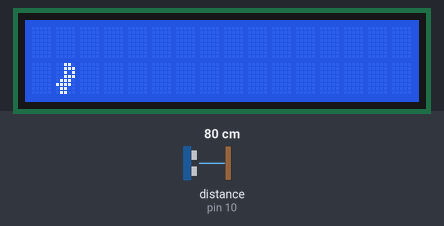
A sketch run on a simulated Arduino Uno, built with avr-gcc and run on an emulated ATmega328P. Shown: 16×2 character LCD. Wiring (inferred from the names in the program): ultrasonic range finder: trigger pin 9; echo pin 10. The test bench sets the inputs (shaded band); at power-on: distance to the obstacle (sensor on pin 10) 80 cm. The echo pulse lasts 58.3 µs per cm; random numbers use the default seed unless the sketch sets one.

Above: at 1.2 s.
1.3 s: distance to the obstacle (sensor on pin 10) set to 17 cm
4.1 s: distance to the obstacle (sensor on pin 10) set to 14 cm
At 4.29 s:
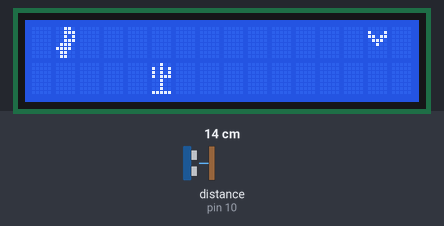
6.3 s: distance to the obstacle (sensor on pin 10) set to 18 cm
At 6.5 s:
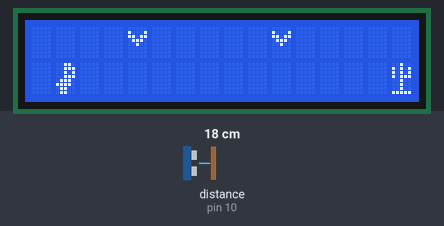
8.5 s: distance to the obstacle (sensor on pin 10) set to 2 cm
At 11.7 s:
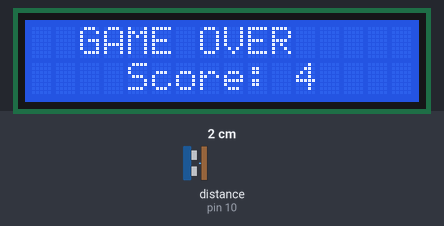
Timing chart, 0 to 13.2 s (numbered marks = the images above; inputs shaded):
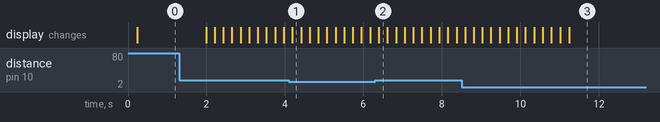

Measured:
- the behaviour switches between 16 and 15 cm on distance to the obstacle (sensor on pin 10) (found by bisection; images 0 and 1)

The sketch:

Danan_Dino_Game_Sound_Sensor.ino
```cpp
/*
  DINO GAME — 16x2 I2C LCD + Ultrasonic Sensor
  -----------------------------------------------------------------
  HARDWARE ASSUMED:
    - Standard 16x2 character LCD (HD44780-compatible),
      each character cell is 5x8 dots, with an I2C backpack
      (PCF8574-based, address usually 0x27 or 0x3F)
    - HC-SR04 ultrasonic distance sensor
    - Arduino Uno

  LIBRARY NEEDED (Library Manager):
    - "LiquidCrystal I2C" (Frank de Brabander or Marco Schwartz fork)

  IF THE SCREEN SHOWS GARBAGE OR NOTHING:
    Try address 0x3F instead of 0x27 (run an I2C scanner sketch
    if you're not sure which your backpack uses).

  WIRING:
    LCD backpack: SDA -> A4, SCL -> A5, VCC -> 5V, GND -> GND
    HC-SR04:      VCC -> 5V, GND -> GND
                  TRIG -> pin 9
                  ECHO -> pin 10

  HOW THE DISPLAY IS USED:
    The dino lives in a fixed column. The bottom character row
    is the "ground" — the dino stands there by default. The top
    character row is the "jump" position.

    Obstacles scroll in from the right, one per column, and are
    one of two kinds:
      - Cactus (ground obstacle): blocks the BOTTOM row. You must
        be jumping (hand close) to clear it.
      - Pterodactyl (air obstacle): blocks the TOP row. You must
        be on the ground (hand away) to clear it.

  GAMEPLAY:
    Hold your hand within JUMP_DISTANCE_CM of the sensor and the
    dino jumps up and STAYS up for as long as your hand stays
    close. Move your hand farther away and the dino comes back
    down to the ground immediately. There's no gravity/arc timing
    to fight — it's a simple "hand close = up, hand away = down"
    switch, so you control exactly when the dino is in the air.

    Hitting an obstacle in whichever row the dino is currently in
    ends the game; score is how many obstacles you clear.

  DIFFICULTY / UNPREDICTABILITY:
    - Gap between obstacles is randomized within a range instead
      of a fixed spacing, so you can't settle into a rhythm.
    - Only ever ONE obstacle at a time — no back-to-back combos —
      so there's always a fair, guaranteed gap to react in.
    - The game starts slow and steps up in speed every 10 points,
      instead of speeding up continuously, so the difficulty ramp
      is predictable in when it happens even if the obstacles
      aren't.
*/

#include <Wire.h>
#include <LiquidCrystal_I2C.h>

const uint8_t LCD_ADDRESS = 0x27; // change to 0x3F if screen doesn't work
LiquidCrystal_I2C lcd(LCD_ADDRESS, 16, 2);

// ---------- Pin setup ----------
const uint8_t TRIG_PIN = 9;
const uint8_t ECHO_PIN = 10;

// ---------- Game constants ----------
const uint8_t GRID_W = 16;            // 16 character columns
const uint8_t DINO_COL = 1;           // dino stays in this fixed column
const uint8_t GROUND_ROW = 1;         // bottom character row = ground
const uint8_t JUMP_ROW = 0;           // top character row = up in the air

const float JUMP_DISTANCE_CM = 15.0;  // hand closer than this = jump / stay up

// --- speed ramp: starts slow, steps faster every POINTS_PER_LEVEL points ---
const unsigned long START_TICK_MS = 220;   // starting speed (slow)
const unsigned long MIN_TICK_MS = 90;      // fastest the game will ever get
const unsigned long TICK_MS_PER_LEVEL = 15;// ms shaved off per level
const uint8_t POINTS_PER_LEVEL = 10;       // score needed to reach the next level

// --- spacing: randomized so obstacle rhythm can't be memorized ---
// MIN_SPACING is kept generously wide so there's always a fair, single
// clear obstacle to react to — never two things back-to-back.
const uint8_t MIN_SPACING = 5;
const uint8_t MAX_SPACING = 9;

// ---------- Custom character slots ----------
const uint8_t DINO_CHAR_SLOT = 0;
const uint8_t CACTUS_CHAR_SLOT = 1;
const uint8_t PTERODACTYL_CHAR_SLOT = 2;

byte dinoGlyph[8] = {
  0b00110,
  0b00111,
  0b00101,
  0b00111,
  0b01110,
  0b11110,
  0b01100,
  0b01100
};

byte cactusGlyph[8] = {
  0b00100,
  0b10101,
  0b10101,
  0b10111,
  0b00100,
  0b00100,
  0b00100,
  0b11111
};

byte pterodactylGlyph[8] = {
  0b00000,
  0b10001,
  0b11011,
  0b01110,
  0b00100,
  0b00000,
  0b00000,
  0b00000
};

// ---------- Game state ----------
// obstacleRow[x]: -1 = nothing in this column
//                  0 = pterodactyl, blocks TOP row (JUMP_ROW)
//                  1 = cactus, blocks BOTTOM row (GROUND_ROW)
int8_t obstacleRow[GRID_W];

uint8_t dinoCharRow = GROUND_ROW; // current row the dino occupies

unsigned long lastTick = 0;
bool gameOver = false;
int score = 0;

int8_t columnsUntilSpawn = MIN_SPACING; // countdown to next obstacle spawn

// ---------- Ultrasonic distance read ----------
float readDistanceCM() {
  digitalWrite(TRIG_PIN, LOW);
  delayMicroseconds(2);
  digitalWrite(TRIG_PIN, HIGH);
  delayMicroseconds(10);
  digitalWrite(TRIG_PIN, LOW);

  long duration = pulseIn(ECHO_PIN, HIGH, 25000UL); // 25ms timeout (~4m range)
  if (duration == 0) return 999.0; // no echo = treat as "far away"

  return duration * 0.0343 / 2.0; // speed of sound conversion to cm
}

// ---------- Game setup / reset ----------
void resetGame() {
  dinoCharRow = GROUND_ROW;
  score = 0;
  gameOver = false;

  for (uint8_t i = 0; i < GRID_W; i++) obstacleRow[i] = -1;

  columnsUntilSpawn = random(MIN_SPACING, MAX_SPACING + 1);
}

void setup() {
  pinMode(TRIG_PIN, OUTPUT);
  pinMode(ECHO_PIN, INPUT);

  lcd.init();
  lcd.backlight();
  lcd.createChar(DINO_CHAR_SLOT, dinoGlyph);
  lcd.createChar(CACTUS_CHAR_SLOT, cactusGlyph);
  lcd.createChar(PTERODACTYL_CHAR_SLOT, pterodactylGlyph);

  randomSeed(analogRead(A0)); // unused analog pin for entropy

  resetGame();
}

// ---------- Current game speed based on score ----------
unsigned long currentTickMs() {
  uint8_t level = score / POINTS_PER_LEVEL;
  unsigned long speedUp = (unsigned long)level * TICK_MS_PER_LEVEL;
  if (speedUp >= START_TICK_MS - MIN_TICK_MS) return MIN_TICK_MS;
  return START_TICK_MS - speedUp;
}

// ---------- Shift the world left, spawn new obstacles, score ----------
void scrollWorld() {
  // an obstacle sitting in column 0 is about to scroll off — the dino
  // (fixed at column 1) has fully cleared it, so award the point
  if (obstacleRow[0] != -1) {
    score++;
  }

  for (uint8_t i = 0; i < GRID_W - 1; i++) {
    obstacleRow[i] = obstacleRow[i + 1];
  }
  obstacleRow[GRID_W - 1] = -1;

  columnsUntilSpawn--;
  if (columnsUntilSpawn <= 0) {
    obstacleRow[GRID_W - 1] = random(0, 2); // 0 = pterodactyl (top), 1 = cactus (bottom)
    columnsUntilSpawn = random(MIN_SPACING, MAX_SPACING + 1);
  }
}

// ---------- Collision check ----------
bool checkCollision() {
  int8_t blocked = obstacleRow[DINO_COL];
  if (blocked == -1) return false;
  return (dinoCharRow == blocked);
}

// ---------- Draw current frame ----------
void draw() {
  lcd.clear();

  // draw obstacles first
  for (uint8_t x = 0; x < GRID_W; x++) {
    if (obstacleRow[x] == -1) continue;
    lcd.setCursor(x, obstacleRow[x]);
    lcd.write(byte(obstacleRow[x] == 0 ? PTERODACTYL_CHAR_SLOT : CACTUS_CHAR_SLOT));
  }

  // draw the dino at whichever row it currently occupies
  lcd.setCursor(DINO_COL, dinoCharRow);
  lcd.write(byte(DINO_CHAR_SLOT)); // overwrites any obstacle drawn in this cell
}

// ---------- Game over message ----------
void playGameOverAnimation() {
  lcd.clear();
  lcd.setCursor(2, 0);
  lcd.print("GAME OVER");
  lcd.setCursor(4, 1);
  lcd.print("Score: ");
  lcd.print(score);
  delay(2000);
}

void loop() {
  unsigned long now = millis();
  if (now - lastTick < currentTickMs()) return; // pace the game; steps faster every level
  lastTick = now;

  if (gameOver) {
    playGameOverAnimation();
    resetGame();
    return;
  }

  // --- read sensor & set dino row directly ---
  // hand close -> jump up and STAY up; hand away -> back on the ground.
  // No velocity/gravity: this is a direct switch, not a timed hop.
  float distance = readDistanceCM();
  dinoCharRow = (distance < JUMP_DISTANCE_CM) ? JUMP_ROW : GROUND_ROW;

  // --- advance world ---
  scrollWorld();

  // --- collision ---
  if (checkCollision()) {
    gameOver = true;
  }

  draw();
}
```
